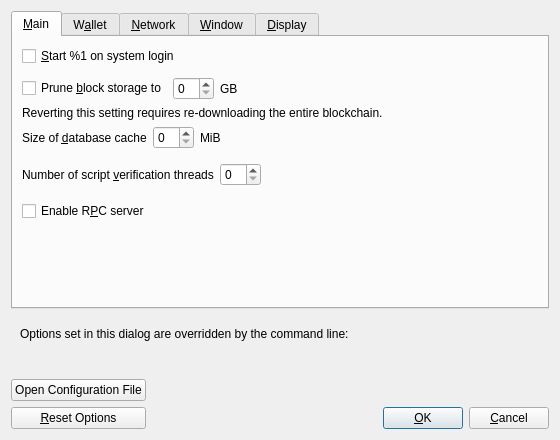
<?xml version="1.0" encoding="UTF-8"?>
<ui version="4.0">
 <class>OptionsDialog</class>
 <widget class="QDialog" name="OptionsDialog">
  <property name="geometry">
   <rect>
    <x>0</x>
    <y>0</y>
    <width>560</width>
    <height>440</height>
   </rect>
  </property>
  <property name="windowTitle">
   <string>Options</string>
  </property>
  <property name="modal">
   <bool>true</bool>
  </property>
  <layout class="QVBoxLayout" name="verticalLayout">
   <item>
    <widget class="QTabWidget" name="tabWidget">
     <property name="currentIndex">
      <number>0</number>
     </property>
     <widget class="QWidget" name="tabMain">
      <attribute name="title">
       <string>&amp;Main</string>
      </attribute>
      <layout class="QVBoxLayout" name="verticalLayout_Main">
       <item>
        <widget class="QCheckBox" name="bitcoinAtStartup">
         <property name="toolTip">
          <string>Automatically start %1 after logging in to the system.</string>
         </property>
         <property name="text">
          <string>&amp;Start %1 on system login</string>
         </property>
        </widget>
       </item>
       <item>
        <spacer name="horizontalSpacer_0_Main">
         <property name="orientation">
          <enum>Qt::Horizontal</enum>
         </property>
         <property name="sizeHint" stdset="0">
          <size>
           <width>40</width>
           <height>5</height>
          </size>
         </property>
        </spacer>
       </item>
       <item>
        <layout class="QHBoxLayout" name="horizontalLayout_Main_Prune">
         <item>
          <widget class="QCheckBox" name="prune">
           <property name="toolTip">
            <string>Enabling pruning significantly reduces the disk space required to store transactions. All blocks are still fully validated. Reverting this setting requires re-downloading the entire blockchain.</string>
           </property>
           <property name="text">
            <string>Prune &amp;block storage to</string>
           </property>
          </widget>
         </item>
         <item>
          <widget class="QSpinBox" name="pruneSize"/>
         </item>
         <item>
          <widget class="QLabel" name="pruneSizeUnitLabel">
           <property name="text">
            <string>GB</string>
           </property>
           <property name="textFormat">
            <enum>Qt::PlainText</enum>
           </property>
          </widget>
         </item>
         <item>
          <spacer name="horizontalSpacer_Main_Prune">
           <property name="orientation">
            <enum>Qt::Horizontal</enum>
           </property>
           <property name="sizeHint" stdset="0">
            <size>
             <width>40</width>
             <height>20</height>
            </size>
           </property>
          </spacer>
         </item>
        </layout>
       </item>
       <item>
        <widget class="QLabel" name="pruneWarning">
         <property name="text">
          <string>Reverting this setting requires re-downloading the entire blockchain.</string>
         </property>
         <property name="textFormat">
          <enum>Qt::PlainText</enum>
         </property>
        </widget>
       </item>
       <item>
        <layout class="QHBoxLayout" name="horizontalLayout_2_Main">
         <item>
          <widget class="QLabel" name="databaseCacheLabel">
           <property name="toolTip">
            <string extracomment="Tooltip text for Options window setting that sets the size of the database cache. Explains the corresponding effects of increasing/decreasing this value.">Maximum database cache size. A larger cache can contribute to faster sync, after which the benefit is less pronounced for most use cases. Lowering the cache size will reduce memory usage. Unused mempool memory is shared for this cache.</string>
           </property>
           <property name="text">
            <string>Size of &amp;database cache</string>
           </property>
           <property name="textFormat">
            <enum>Qt::PlainText</enum>
           </property>
           <property name="buddy">
            <cstring>databaseCache</cstring>
           </property>
          </widget>
         </item>
         <item>
          <widget class="QSpinBox" name="databaseCache"/>
         </item>
         <item>
          <widget class="QLabel" name="databaseCacheUnitLabel">
           <property name="text">
            <string>MiB</string>
           </property>
           <property name="textFormat">
            <enum>Qt::PlainText</enum>
           </property>
          </widget>
         </item>
         <item>
          <spacer name="horizontalSpacer_2_Main">
           <property name="orientation">
            <enum>Qt::Horizontal</enum>
           </property>
           <property name="sizeHint" stdset="0">
            <size>
             <width>40</width>
             <height>20</height>
            </size>
           </property>
          </spacer>
         </item>
        </layout>
       </item>
       <item>
        <layout class="QHBoxLayout" name="horizontalLayout_Main_VerifyLabel">
         <item>
          <widget class="QLabel" name="threadsScriptVerifLabel">
           <property name="toolTip">
            <string extracomment="Tooltip text for Options window setting that sets the number of script verification threads. Explains that negative values mean to leave these many cores free to the system.">Set the number of script verification threads. Negative values correspond to the number of cores you want to leave free to the system.</string>
           </property>
           <property name="text">
            <string>Number of script &amp;verification threads</string>
           </property>
           <property name="textFormat">
            <enum>Qt::PlainText</enum>
           </property>
           <property name="buddy">
            <cstring>threadsScriptVerif</cstring>
           </property>
          </widget>
         </item>
         <item>
          <widget class="QSpinBox" name="threadsScriptVerif">
           <property name="toolTip">
            <string>(0 = auto, &lt;0 = leave that many cores free)</string>
           </property>
          </widget>
         </item>
         <item>
          <spacer name="horizontalSpacer_Main_Threads">
           <property name="orientation">
            <enum>Qt::Horizontal</enum>
           </property>
           <property name="sizeHint" stdset="0">
            <size>
             <width>40</width>
             <height>40</height>
            </size>
           </property>
          </spacer>
         </item>
        </layout>
       </item>
       <item>
        <widget class="QCheckBox" name="enableServer">
         <property name="toolTip">
          <string extracomment="Tooltip text for Options window setting that enables the RPC server.">This allows you or a third party tool to communicate with the node through command-line and JSON-RPC commands.</string>
         </property>
         <property name="text">
          <string extracomment="An Options window setting to enable the RPC server.">Enable R&amp;PC server</string>
         </property>
        </widget>
       </item>
       <item>
        <spacer name="verticalSpacer_Main">
         <property name="orientation">
          <enum>Qt::Vertical</enum>
         </property>
         <property name="sizeHint" stdset="0">
          <size>
           <width>20</width>
           <height>40</height>
          </size>
         </property>
        </spacer>
       </item>
      </layout>
     </widget>
     <widget class="QWidget" name="tabWallet">
      <attribute name="title">
       <string>W&amp;allet</string>
      </attribute>
      <layout class="QVBoxLayout" name="verticalLayout_Wallet">
       <item>
        <widget class="QCheckBox" name="subFeeFromAmount">
         <property name="toolTip">
          <string extracomment="Tooltip text for Options window setting that sets subtracting the fee from a sending amount as default.">Whether to set subtract fee from amount as default or not.</string>
         </property>
         <property name="text">
          <string extracomment="An Options window setting to set subtracting the fee from a sending amount as default.">Subtract &amp;fee from amount by default</string>
         </property>
        </widget>
       </item>
       <item>
        <widget class="QGroupBox" name="groupBox">
         <property name="title">
          <string>Expert</string>
         </property>
         <layout class="QVBoxLayout" name="verticalLayout_2">
          <item>
           <widget class="QCheckBox" name="coinControlFeatures">
            <property name="toolTip">
             <string>Whether to show coin control features or not.</string>
            </property>
            <property name="text">
             <string>Enable coin &amp;control features</string>
            </property>
           </widget>
          </item>
          <item>
           <widget class="QCheckBox" name="spendZeroConfChange">
            <property name="toolTip">
             <string>If you disable the spending of unconfirmed change, the change from a transaction cannot be used until that transaction has at least one confirmation. This also affects how your balance is computed.</string>
            </property>
            <property name="text">
             <string>&amp;Spend unconfirmed change</string>
            </property>
           </widget>
          </item>
          <item>
           <widget class="QCheckBox" name="m_enable_psbt_controls">
            <property name="text">
             <string extracomment="An options window setting to enable PSBT controls.">Enable &amp;PSBT controls</string>
            </property>
            <property name="toolTip">
             <string extracomment="Tooltip text for options window setting that enables PSBT controls.">Whether to show PSBT controls.</string>
            </property>
           </widget>
          </item>
         </layout>
        </widget>
       </item>
       <item>
        <widget class="QGroupBox" name="groupBoxHww">
         <property name="title">
          <string>External Signer (e.g. hardware wallet)</string>
         </property>
         <layout class="QVBoxLayout" name="verticalLayoutHww">
          <item>
           <layout class="QHBoxLayout" name="horizontalLayoutHww">
            <item>
             <widget class="QLabel" name="externalSignerPathLabel">
              <property name="text">
               <string>&amp;External signer script path</string>
              </property>
              <property name="buddy">
               <cstring>externalSignerPath</cstring>
              </property>
             </widget>
            </item>
            <item>
             <widget class="QLineEdit" name="externalSignerPath">
              <property name="toolTip">
               <string>Full path to a Bitcoin Core compatible script (e.g. C:\Downloads\hwi.exe or /Users/you/Downloads/hwi.py). Beware: malware can steal your coins!</string>
              </property>
             </widget>
            </item>
           </layout>
          </item>
         </layout>
        </widget>
       </item>
       <item>
        <spacer name="verticalSpacer_Wallet">
         <property name="orientation">
          <enum>Qt::Vertical</enum>
         </property>
         <property name="sizeHint" stdset="0">
          <size>
           <width>20</width>
           <height>40</height>
          </size>
         </property>
        </spacer>
       </item>
      </layout>
     </widget>
     <widget class="QWidget" name="tabNetwork">
      <attribute name="title">
       <string>&amp;Network</string>
      </attribute>
      <layout class="QVBoxLayout" name="verticalLayout_Network">
       <item>
        <widget class="QCheckBox" name="mapPortUpnp">
         <property name="toolTip">
          <string>Automatically open the Bitcoin client port on the router. This only works when your router supports UPnP and it is enabled.</string>
         </property>
         <property name="text">
          <string>Map port using &amp;UPnP</string>
         </property>
        </widget>
       </item>
       <item>
        <widget class="QCheckBox" name="mapPortNatpmp">
         <property name="toolTip">
          <string>Automatically open the Bitcoin client port on the router. This only works when your router supports NAT-PMP and it is enabled. The external port could be random.</string>
         </property>
         <property name="text">
          <string>Map port using NA&amp;T-PMP</string>
         </property>
        </widget>
       </item>
       <item>
        <widget class="QCheckBox" name="allowIncoming">
         <property name="toolTip">
          <string>Accept connections from outside.</string>
         </property>
         <property name="text">
          <string>Allow incomin&amp;g connections</string>
         </property>
        </widget>
       </item>
       <item>
        <widget class="QCheckBox" name="connectSocks">
         <property name="toolTip">
          <string>Connect to the Bitcoin network through a SOCKS5 proxy.</string>
         </property>
         <property name="text">
          <string>&amp;Connect through SOCKS5 proxy (default proxy):</string>
         </property>
        </widget>
       </item>
       <item>
        <layout class="QHBoxLayout" name="horizontalLayout_1_Network">
         <item>
          <widget class="QLabel" name="proxyIpLabel">
           <property name="text">
            <string>Proxy &amp;IP:</string>
           </property>
           <property name="textFormat">
            <enum>Qt::PlainText</enum>
           </property>
           <property name="buddy">
            <cstring>proxyIp</cstring>
           </property>
          </widget>
         </item>
         <item>
          <widget class="QValidatedLineEdit" name="proxyIp">
           <property name="minimumSize">
            <size>
             <width>140</width>
             <height>0</height>
            </size>
           </property>
           <property name="maximumSize">
            <size>
             <width>140</width>
             <height>16777215</height>
            </size>
           </property>
           <property name="toolTip">
            <string>IP address of the proxy (e.g. IPv4: 127.0.0.1 / IPv6: ::1)</string>
           </property>
          </widget>
         </item>
         <item>
          <widget class="QLabel" name="proxyPortLabel">
           <property name="text">
            <string>&amp;Port:</string>
           </property>
           <property name="textFormat">
            <enum>Qt::PlainText</enum>
           </property>
           <property name="buddy">
            <cstring>proxyPort</cstring>
           </property>
          </widget>
         </item>
         <item>
          <widget class="QLineEdit" name="proxyPort">
           <property name="minimumSize">
            <size>
             <width>55</width>
             <height>0</height>
            </size>
           </property>
           <property name="maximumSize">
            <size>
             <width>55</width>
             <height>16777215</height>
            </size>
           </property>
           <property name="toolTip">
            <string>Port of the proxy (e.g. 9050)</string>
           </property>
          </widget>
         </item>
         <item>
          <spacer name="horizontalSpacer_1_Network">
           <property name="orientation">
            <enum>Qt::Horizontal</enum>
           </property>
           <property name="sizeHint" stdset="0">
            <size>
             <width>40</width>
             <height>20</height>
            </size>
           </property>
          </spacer>
         </item>
        </layout>
       </item>
       <item>
        <layout class="QHBoxLayout" name="horizontalLayout_2_Network">
         <item>
          <widget class="QLabel" name="proxyActiveNets">
           <property name="text">
            <string>Used for reaching peers via:</string>
           </property>
           <property name="textFormat">
            <enum>Qt::PlainText</enum>
           </property>
          </widget>
         </item>
         <item>
          <widget class="QCheckBox" name="proxyReachIPv4">
           <property name="enabled">
            <bool>false</bool>
           </property>
           <property name="toolTip">
            <string>Shows if the supplied default SOCKS5 proxy is used to reach peers via this network type.</string>
           </property>
           <property name="text">
            <string/>
           </property>
          </widget>
         </item>
         <item>
          <widget class="QLabel" name="proxyReachIPv4Label">
           <property name="text">
            <string>IPv4</string>
           </property>
           <property name="textFormat">
            <enum>Qt::PlainText</enum>
           </property>
          </widget>
         </item>
         <item>
          <widget class="QCheckBox" name="proxyReachIPv6">
           <property name="enabled">
            <bool>false</bool>
           </property>
           <property name="toolTip">
            <string>Shows if the supplied default SOCKS5 proxy is used to reach peers via this network type.</string>
           </property>
           <property name="text">
            <string/>
           </property>
          </widget>
         </item>
         <item>
          <widget class="QLabel" name="proxyReachIPv6Label">
           <property name="text">
            <string>IPv6</string>
           </property>
           <property name="textFormat">
            <enum>Qt::PlainText</enum>
           </property>
          </widget>
         </item>
         <item>
          <widget class="QCheckBox" name="proxyReachTor">
           <property name="enabled">
            <bool>false</bool>
           </property>
           <property name="toolTip">
            <string>Shows if the supplied default SOCKS5 proxy is used to reach peers via this network type.</string>
           </property>
           <property name="text">
            <string/>
           </property>
          </widget>
         </item>
         <item>
          <widget class="QLabel" name="proxyReachTorLabel">
           <property name="text">
            <string>Tor</string>
           </property>
           <property name="textFormat">
            <enum>Qt::PlainText</enum>
           </property>
          </widget>
         </item>
         <item>
          <spacer name="horizontalSpacer_2_Network">
           <property name="orientation">
            <enum>Qt::Horizontal</enum>
           </property>
           <property name="sizeHint" stdset="0">
            <size>
             <width>40</width>
             <height>20</height>
            </size>
           </property>
          </spacer>
         </item>
        </layout>
       </item>
       <item>
        <widget class="QCheckBox" name="connectSocksTor">
         <property name="toolTip">
          <string>Connect to the Bitcoin network through a separate SOCKS5 proxy for Tor onion services.</string>
         </property>
         <property name="text">
          <string>Use separate SOCKS&amp;5 proxy to reach peers via Tor onion services:</string>
         </property>
        </widget>
       </item>
       <item>
        <layout class="QHBoxLayout" name="horizontalLayout_3_Network">
         <item>
          <widget class="QLabel" name="proxyIpTorLabel">
           <property name="text">
            <string>Proxy &amp;IP:</string>
           </property>
           <property name="textFormat">
            <enum>Qt::PlainText</enum>
           </property>
           <property name="buddy">
            <cstring>proxyIpTor</cstring>
           </property>
          </widget>
         </item>
         <item>
          <widget class="QValidatedLineEdit" name="proxyIpTor">
           <property name="minimumSize">
            <size>
             <width>140</width>
             <height>0</height>
            </size>
           </property>
           <property name="maximumSize">
            <size>
             <width>140</width>
             <height>16777215</height>
            </size>
           </property>
           <property name="toolTip">
            <string>IP address of the proxy (e.g. IPv4: 127.0.0.1 / IPv6: ::1)</string>
           </property>
          </widget>
         </item>
         <item>
          <widget class="QLabel" name="proxyPortTorLabel">
           <property name="text">
            <string>&amp;Port:</string>
           </property>
           <property name="textFormat">
            <enum>Qt::PlainText</enum>
           </property>
           <property name="buddy">
            <cstring>proxyPortTor</cstring>
           </property>
          </widget>
         </item>
         <item>
          <widget class="QLineEdit" name="proxyPortTor">
           <property name="minimumSize">
            <size>
             <width>55</width>
             <height>0</height>
            </size>
           </property>
           <property name="maximumSize">
            <size>
             <width>55</width>
             <height>16777215</height>
            </size>
           </property>
           <property name="toolTip">
            <string>Port of the proxy (e.g. 9050)</string>
           </property>
          </widget>
         </item>
         <item>
          <spacer name="horizontalSpacer_4_Network">
           <property name="orientation">
            <enum>Qt::Horizontal</enum>
           </property>
           <property name="sizeHint" stdset="0">
            <size>
             <width>40</width>
             <height>20</height>
            </size>
           </property>
          </spacer>
         </item>
        </layout>
       </item>
       <item>
        <spacer name="verticalSpacer_Network">
         <property name="orientation">
          <enum>Qt::Vertical</enum>
         </property>
         <property name="sizeHint" stdset="0">
          <size>
           <width>20</width>
           <height>40</height>
          </size>
         </property>
        </spacer>
       </item>
      </layout>
     </widget>
     <widget class="QWidget" name="tabWindow">
      <attribute name="title">
       <string>&amp;Window</string>
      </attribute>
      <layout class="QVBoxLayout" name="verticalLayout_Window">
       <item>
        <widget class="QCheckBox" name="showTrayIcon">
         <property name="toolTip">
          <string>Show the icon in the system tray.</string>
         </property>
         <property name="text">
          <string>&amp;Show tray icon</string>
         </property>
         <property name="checked">
          <bool>true</bool>
         </property>
        </widget>
       </item>
       <item>
        <widget class="QCheckBox" name="minimizeToTray">
         <property name="toolTip">
          <string>Show only a tray icon after minimizing the window.</string>
         </property>
         <property name="text">
          <string>&amp;Minimize to the tray instead of the taskbar</string>
         </property>
        </widget>
       </item>
       <item>
        <widget class="QCheckBox" name="minimizeOnClose">
         <property name="toolTip">
          <string>Minimize instead of exit the application when the window is closed. When this option is enabled, the application will be closed only after selecting Exit in the menu.</string>
         </property>
         <property name="text">
          <string>M&amp;inimize on close</string>
         </property>
        </widget>
       </item>
       <item>
        <spacer name="verticalSpacer_Window">
         <property name="orientation">
          <enum>Qt::Vertical</enum>
         </property>
         <property name="sizeHint" stdset="0">
          <size>
           <width>20</width>
           <height>40</height>
          </size>
         </property>
        </spacer>
       </item>
      </layout>
     </widget>
     <widget class="QWidget" name="tabDisplay">
      <attribute name="title">
       <string>&amp;Display</string>
      </attribute>
      <layout class="QVBoxLayout" name="verticalLayout_Display">
       <item>
        <layout class="QHBoxLayout" name="horizontalLayout_1_Display">
         <item>
          <widget class="QLabel" name="langLabel">
           <property name="text">
            <string>User Interface &amp;language:</string>
           </property>
           <property name="textFormat">
            <enum>Qt::PlainText</enum>
           </property>
           <property name="buddy">
            <cstring>lang</cstring>
           </property>
          </widget>
         </item>
         <item>
          <widget class="QValueComboBox" name="lang">
           <property name="toolTip">
            <string>The user interface language can be set here. This setting will take effect after restarting %1.</string>
           </property>
          </widget>
         </item>
        </layout>
       </item>
       <item>
        <layout class="QHBoxLayout" name="horizontalLayout_2_Display_cash">
         <item>
          <widget class="QLabel" name="unitLabelCash">
           <property name="text">
            <string>&amp;Unit to show cash amounts in:</string>
           </property>
           <property name="textFormat">
            <enum>Qt::PlainText</enum>
           </property>
           <property name="buddy">
            <cstring>cashUnit</cstring>
           </property>
          </widget>
         </item>
         <item>
          <widget class="QValueComboBox" name="cashUnit">
           <property name="toolTip">
            <string>Choose the default subdivision unit to show in the interface and when sending coins.</string>
           </property>
          </widget>
         </item>
        </layout>
       </item>
       <item>
        <layout class="QHBoxLayout" name="horizontalLayout_2_Display_bond">
         <item>
          <widget class="QLabel" name="unitLabelBond">
           <property name="text">
            <string>&amp;Unit to show bond amounts in:</string>
           </property>
           <property name="textFormat">
            <enum>Qt::PlainText</enum>
           </property>
           <property name="buddy">
            <cstring>bondUnit</cstring>
           </property>
          </widget>
         </item>
         <item>
          <widget class="QValueComboBox" name="bondUnit">
           <property name="toolTip">
            <string>Choose the default subdivision unit to show in the interface and when sending coins.</string>
           </property>
          </widget>
         </item>
        </layout>
       </item>
       <item>
        <layout class="QHBoxLayout" name="horizontalLayout_3_Display">
         <item>
          <widget class="QLabel" name="thirdPartyTxUrlsLabel">
           <property name="toolTip">
            <string>Third-party URLs (e.g. a block explorer) that appear in the transactions tab as context menu items. %s in the URL is replaced by transaction hash. Multiple URLs are separated by vertical bar |.</string>
           </property>
           <property name="text">
            <string>&amp;Third-party transaction URLs</string>
           </property>
           <property name="buddy">
            <cstring>thirdPartyTxUrls</cstring>
           </property>
          </widget>
         </item>
         <item>
          <widget class="QLineEdit" name="thirdPartyTxUrls">
           <property name="toolTip">
            <string>Third-party URLs (e.g. a block explorer) that appear in the transactions tab as context menu items. %s in the URL is replaced by transaction hash. Multiple URLs are separated by vertical bar |.</string>
           </property>
           <property name="placeholderText">
            <string notr="true">https://example.com/tx/%s</string>
           </property>
          </widget>
         </item>
        </layout>
       </item>
       <item>
        <widget class="QGroupBox" name="font_groupBox">
         <property name="title">
          <string>Monospaced font in the Overview tab:</string>
         </property>
         <layout class="QVBoxLayout" name="font_verticalLayout">
          <item>
           <layout class="QHBoxLayout" name="embeddedFont_horizontalLayout">
            <item>
             <widget class="QRadioButton" name="embeddedFont_radioButton">
              <property name="text">
               <string>embedded &quot;%1&quot;</string>
              </property>
             </widget>
            </item>
            <item>
             <spacer name="embeddedFont_horizontalSpacer">
              <property name="orientation">
               <enum>Qt::Horizontal</enum>
              </property>
              <property name="sizeHint" stdset="0">
               <size>
                <width>40</width>
                <height>20</height>
               </size>
              </property>
             </spacer>
            </item>
            <item>
             <layout class="QVBoxLayout" name="embeddedFont_verticalLayout">
              <item>
               <widget class="QLabel" name="embeddedFont_label_1">
                <property name="text">
                 <string notr="true">111.11111111 BTC</string>
                </property>
               </widget>
              </item>
              <item>
               <widget class="QLabel" name="embeddedFont_label_9">
                <property name="text">
                 <string notr="true">909.09090909 BTC</string>
                </property>
               </widget>
              </item>
             </layout>
            </item>
           </layout>
          </item>
          <item>
           <widget class="Line" name="font_line">
            <property name="orientation">
             <enum>Qt::Horizontal</enum>
            </property>
           </widget>
          </item>
          <item>
           <layout class="QHBoxLayout" name="systemFont_horizontalLayout">
            <item>
             <widget class="QRadioButton" name="systemFont_radioButton">
              <property name="text">
               <string>closest matching &quot;%1&quot;</string>
              </property>
             </widget>
            </item>
            <item>
             <spacer name="systemFont_horizontalSpacer">
              <property name="orientation">
               <enum>Qt::Horizontal</enum>
              </property>
              <property name="sizeHint" stdset="0">
               <size>
                <width>40</width>
                <height>20</height>
               </size>
              </property>
             </spacer>
            </item>
            <item>
             <layout class="QVBoxLayout" name="systemFont_verticalLayout">
              <item>
               <widget class="QLabel" name="systemFont_label_1">
                <property name="text">
                 <string notr="true">111.11111111 BTC</string>
                </property>
               </widget>
              </item>
              <item>
               <widget class="QLabel" name="systemFont_label_9">
                <property name="text">
                 <string notr="true">909.09090909 BTC</string>
                </property>
               </widget>
              </item>
             </layout>
            </item>
           </layout>
          </item>
         </layout>
        </widget>
       </item>
       <item>
        <spacer name="verticalSpacer_Display">
         <property name="orientation">
          <enum>Qt::Vertical</enum>
         </property>
         <property name="sizeHint" stdset="0">
          <size>
           <width>20</width>
           <height>40</height>
          </size>
         </property>
        </spacer>
       </item>
      </layout>
     </widget>
    </widget>
   </item>
   <item>
    <widget class="QFrame" name="frame">
     <layout class="QVBoxLayout" name="verticalLayout_Bottom">
      <item>
       <layout class="QHBoxLayout" name="horizontalLayout_Bottom">
        <item>
         <widget class="QLabel" name="overriddenByCommandLineInfoLabel">
          <property name="text">
           <string>Options set in this dialog are overridden by the command line:</string>
          </property>
          <property name="textFormat">
           <enum>Qt::PlainText</enum>
          </property>
         </widget>
        </item>
        <item>
         <spacer name="horizontalSpacer_Bottom">
          <property name="orientation">
           <enum>Qt::Horizontal</enum>
          </property>
          <property name="sizeHint" stdset="0">
           <size>
            <width>40</width>
            <height>20</height>
           </size>
          </property>
         </spacer>
        </item>
       </layout>
      </item>
      <item>
       <widget class="QLabel" name="overriddenByCommandLineLabel">
        <property name="text">
         <string/>
        </property>
        <property name="textFormat">
         <enum>Qt::PlainText</enum>
        </property>
        <property name="wordWrap">
         <bool>true</bool>
        </property>
       </widget>
      </item>
     </layout>
    </widget>
   </item>
   <item>
    <layout class="QHBoxLayout" name="horizontalLayout_Buttons">
     <item>
      <layout class="QVBoxLayout" name="verticalLayout_Buttons">
       <item>
        <widget class="QPushButton" name="openBitcoinConfButton">
         <property name="toolTip">
          <string>Open the %1 configuration file from the working directory.</string>
         </property>
         <property name="text">
          <string>Open Configuration File</string>
         </property>
         <property name="autoDefault">
          <bool>false</bool>
         </property>
        </widget>
       </item>
       <item>
        <widget class="QPushButton" name="resetButton">
         <property name="toolTip">
          <string>Reset all client options to default.</string>
         </property>
         <property name="text">
          <string>&amp;Reset Options</string>
         </property>
         <property name="autoDefault">
          <bool>false</bool>
         </property>
        </widget>
       </item>
      </layout>
     </item>
     <item>
      <spacer name="horizontalSpacer_1">
       <property name="orientation">
        <enum>Qt::Horizontal</enum>
       </property>
       <property name="sizeHint" stdset="0">
        <size>
         <width>40</width>
         <height>48</height>
        </size>
       </property>
      </spacer>
     </item>
     <item>
      <widget class="QLabel" name="statusLabel">
       <property name="minimumSize">
        <size>
         <width>200</width>
         <height>0</height>
        </size>
       </property>
       <property name="font">
        <font>
         <weight>75</weight>
         <bold>true</bold>
        </font>
       </property>
       <property name="text">
        <string/>
       </property>
       <property name="textFormat">
        <enum>Qt::PlainText</enum>
       </property>
       <property name="wordWrap">
        <bool>true</bool>
       </property>
      </widget>
     </item>
     <item>
      <spacer name="horizontalSpacer_2">
       <property name="orientation">
        <enum>Qt::Horizontal</enum>
       </property>
       <property name="sizeHint" stdset="0">
        <size>
         <width>40</width>
         <height>48</height>
        </size>
       </property>
      </spacer>
     </item>
     <item>
      <layout class="QVBoxLayout" name="verticalLayout_4">
       <item>
        <spacer name="verticalSpacer">
         <property name="orientation">
          <enum>Qt::Vertical</enum>
         </property>
         <property name="sizeHint" stdset="0">
          <size>
           <width>20</width>
           <height>40</height>
          </size>
         </property>
        </spacer>
       </item>
       <item>
        <layout class="QHBoxLayout" name="horizontalLayout">
         <item>
          <widget class="QPushButton" name="okButton">
           <property name="text">
            <string>&amp;OK</string>
           </property>
           <property name="autoDefault">
            <bool>false</bool>
           </property>
           <property name="default">
            <bool>true</bool>
           </property>
          </widget>
         </item>
         <item>
          <widget class="QPushButton" name="cancelButton">
           <property name="text">
            <string>&amp;Cancel</string>
           </property>
           <property name="autoDefault">
            <bool>false</bool>
           </property>
          </widget>
         </item>
        </layout>
       </item>
      </layout>
     </item>
    </layout>
   </item>
  </layout>
 </widget>
 <customwidgets>
  <customwidget>
   <class>QValidatedLineEdit</class>
   <extends>QLineEdit</extends>
   <header>qt/qvalidatedlineedit.h</header>
  </customwidget>
  <customwidget>
   <class>QValueComboBox</class>
   <extends>QComboBox</extends>
   <header>qt/qvaluecombobox.h</header>
  </customwidget>
 </customwidgets>
 <resources/>
 <connections/>
</ui>
